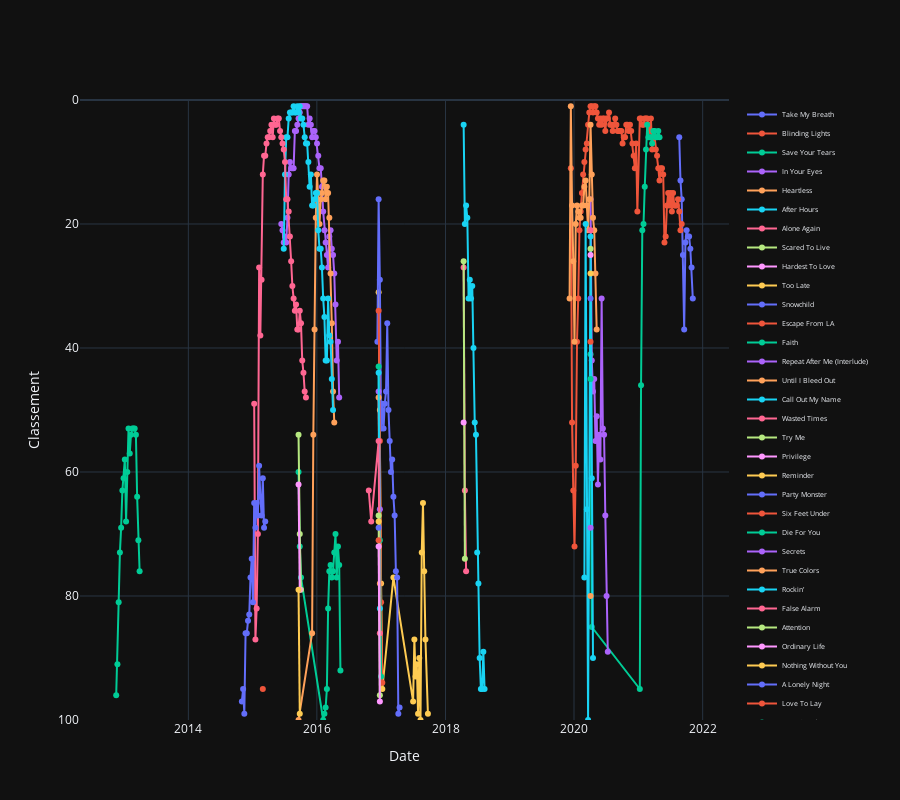

Notebook code for this chart:
### Code cell
show_music_of_artist(df, "The Weeknd")
